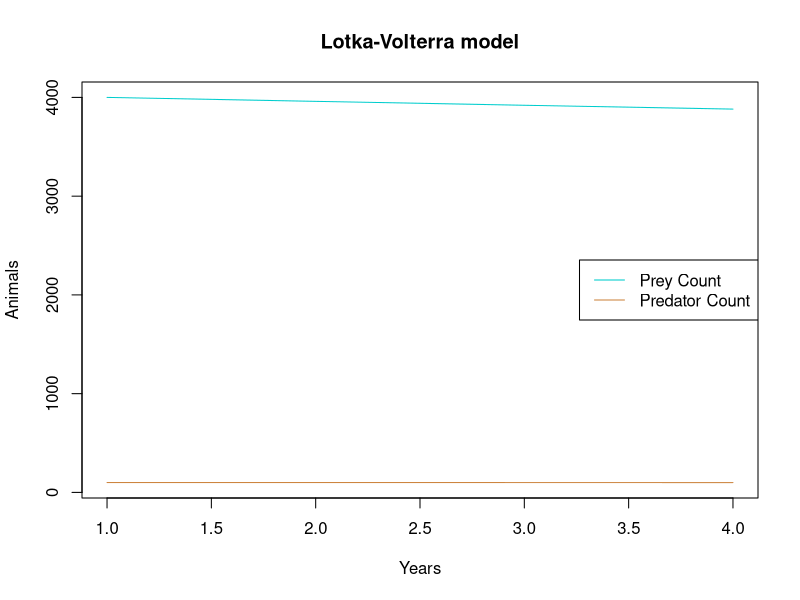

R code for this plot: (Note: this script raises an error after producing the figure.)
## ---- chunk 1
incomes <- state.x77[,2] 
incomesf <- factor(state.region)

tapplyMean <- tapply(X = incomes,
                      INDEX = incomesf, 
                      FUN = mean)
tapplyMean

aggCount <- aggregate(x = incomes, 
          by = list(incomesf), 
          FUN = mean)

aggCount
## ---- chunk 2
illit <- state.x77[,3] 
illitf <- factor(state.division)

tapplyMax <- tapply(X = illit,
                      INDEX = illitf, 
                      FUN = max)
tapplyMax
aggCount <- aggregate(x = illit, 
          by = list(illitf), 
          FUN = max)

aggCount
## ---- chunk 3
states <- state.x77[,0]
statesf <- factor(state.region)

tapplyCount <- tapply(X = statesf,
                      INDEX = state.region, 
                      FUN = length)
tapplyCount

aggCount <- aggregate(x = state.region, 
          by = list(statesf), 
          FUN = length)

aggCount
## ---- chunk 4
# states <- state.x77[,0]
statesf <- factor(state.division)

tapplyNames <- tapply(X = state.name,
                      INDEX = state.division, 
                      FUN = function(x) {x})
tapplyNames

aggCount <- aggregate(x = state.name, 
          by = list(statesf), 
          FUN = function(x) {paste(x, collapse = ", ")})

aggCount
## ---- chunk 5
state.size <- cut(x = state.x77[, "Population"], 
                  breaks = c(0, 2000, 10000, Inf), 
                  labels = c("Small", "Medium", "Large")
                  )
## ---- chunk 6
hsRates <- state.x77[,6]
df <- cbind.data.frame(hsRates, state.region, state.size)

tapplyMed <- tapply(X = hsRates, 
                    INDEX = list(state.region, state.size), 
                    FUN = median)
  
tapplyMed 

aggMed <- aggregate(x = hsRates ~ state.region + state.size, 
                    data = df, 
                    FUN = median, 
                    na.rm = T)
aggMed
## ---- chunk 7
data(mtcars)

mad <- function(x) {
  median <- median(x, na.rm = TRUE)
  mad <- median(abs(x - median), na.rm = TRUE)  
  1.4826 * mad
}

madDf <- apply(X = mtcars,
                     MARGIN = 2,
                     FUN = mad)

madDf
## ---- chunk 8
madDirect <- function(x) {
  median <- median(x, na.rm = TRUE)  
  deviations <- abs(sweep(x = as.matrix(x),
                          MARGIN = 2,
                          STATS = median)
                    )  
  mad <- median(deviations, na.rm = TRUE)  
  1.4826 * mad
}

madDdf <- apply(X = mtcars,
              MARGIN = 2,
              FUN = madDirect)

madDdf
## ---- chunk 9
forfunc <- function(x, n) {
  result <- 0
  for (i in 0:n) {  
    result <- result + x^i 
  }
  result
}
## ---- chunk 10
whilefunc <- function(x, n) {
  result <- 0  
  i <- 0  
  while (i <= n) { 
    result <- result + x^i  
    i <- i + 1  
  }
  result  
}
## ---- chunk 11
# because life
set.seed(42)
## ---- chunk 12
xVal <- 0.3
nVal <- 500

system.time(expr = 
"result <- 0
  for (i in 0:nVal) {  
    result <- result + xVal^i 
  }
result"
)

system.time(expr = 
"result <- 0  
  i <- 0  
  while (i <= nVal) { 
    result <- result + xVal^i  
    i <- i + 1  
  }
result" 
)
## ---- chunk 13
xVal <- 0.3
nVal <- 500

system.time(expr = 
"forRes <- forfunc(xVal, nVal)
forRes"
)

system.time(
"whielRes <- whilefunc(xVal, xVal)
whielRes"
)

xVal <- 0.3
nVal <- 5000

system.time(expr = 
"forRes <- forfunc(xVal, nVal)
forRes"
)

system.time(
"whielRes <- whilefunc(xVal, xVal)
whielRes"
)

xVal <- 1.01
nVal <- 500

system.time(expr = 
"forRes <- forfunc(xVal, nVal)
forRes"
)

system.time(
"whielRes <- whilefunc(xVal, xVal)
whielRes"
)

xVal <- 1.01
nVal <- 5000

system.time(expr = 
"forRes <- forfunc(xVal, nVal)
forRes"
)

system.time(
"whielRes <- whilefunc(xVal, xVal)
whielRes"
)
## ---- chunk 14
xVal <- 0.3
nVal <- 500

t1 <- Sys.time()
forRes <- forfunc(xVal, nVal)
forRes
t2 <- Sys.time()
t2 - t1

t1 <- Sys.time()
whileRes <- whilefunc(xVal, xVal)
whileRes
t2 <- Sys.time()
t2 - t1
## ---- chunk 15
xVal <- 0.3
nVal <- 5000

t1 <- Sys.time()
forRes <- forfunc(xVal, nVal)
forRes
t2 <- Sys.time()
t2 - t1

t1 <- Sys.time()
whileRes <- whilefunc(xVal, xVal)
whileRes
t2 <- Sys.time()
t2 - t1
## ---- chunk 16
xVal <- 1.01
nVal <- 500

t1 <- Sys.time()
forRes <- forfunc(xVal, nVal)
forRes
t2 <- Sys.time()
t2 - t1

t1 <- Sys.time()
whileRes <- whilefunc(xVal, xVal)
whileRes
t2 <- Sys.time()
t2 - t1
## ---- chunk 17
xVal <- 1.01
nVal <- 5000

t1 <- Sys.time()
forRes <- forfunc(xVal, nVal)
forRes
t2 <- Sys.time()
t2 - t1

t1 <- Sys.time()
whileRes <- whilefunc(xVal, xVal)
whileRes
t2 <- Sys.time()
t2 - t1
## ---- chunk 18
xVal <- 1.01
nVal <- 5000

t1 <- Sys.time()
result <- 0
  for (i in 0:nVal) {  
    result <- result + xVal^i 
  }
result
t2 <- Sys.time()
t2 - t1

t1 <- Sys.time()
result <- 0  
  i <- 0  
  while (i <= nVal) { 
    result <- result + xVal^i  
    i <- i + 1  
  }
result
t2 <- Sys.time()
t2 - t1
## ---- chunk 19
bx <- 0.04  
dx <- 0.0005  
by <- 0.1  
dy <- 0.2  

prey <- 4000  
predator <- 100 

preyList <- c(prey)
predatorList <- c(predator)

while (prey > 3900) {
  newPrey <- prey + bx * prey - dx * prey * predator
  newPredator <- predator + by * dx * prey * predator - dy * predator
  # this is a lot like recursion, which
  # is a lot like recursion, which
  # is a lot like...
  preyList <- c(preyList, newPrey)
  predatorList <- c(predatorList, newPredator)
  
  prey <- newPrey
  predator <- newPredator
}
## ---- chunk 20
plot(preyList, 
     type="l", 
     col="cyan3", 
     ylim=c(min(c(preyList, predatorList)), max(c(preyList, predatorList))),
     xlab="Years", 
     ylab="Animals",
     main="Lotka-Volterra model")
lines(predatorList, 
      col="tan3")
legend("right", 
       inset=0,
       legend=c("Prey Count", "Predator Count"), 
       col=c("cyan3", "tan3"), 
       lty=1)
## ---- chunk 21
knitr::include_graphics("sawIt.jpg")
## ---- chunk 22
ohCrap <- function() {
  roll1 <- sum(sample(1:6, 2, replace = TRUE))
  if (roll1 == 7 || roll1 == 11) {
    return("Winner Winner, Chicken Dinner. And on the first roll! Lucky duck!")
  } else {
    point <- roll1
    repeat {
      rollN <- sum(sample(1:6, 2, replace = TRUE))
      if (rollN == point) {
        return("Fortune smiles upon you. We have a winner!")
      }
      if (rollN == 7 || rollN == 11) {
        return("You lost! Better luck next time. Remember, the house wins in the long run, and this time, the house most certainly won.")
      }
    }
  }
}

print("Let's play a game!")
ohCrap()
## ---- chunk 23
t <- seq(from = 0, to = 1, by = 0.001)

# xt <- sqrt(t)
# yt <- 2 * pi * t

xt <- sqrt(t) * cos(2 * pi * t)
yt <- sqrt(t) * sin(2 * pi * t)

plot(x = xt, 
     y = yt, 
     type = "l",
     main = "Look, A Spiral!")
## ---- chunk 24
t <- seq(from = 0, to = 1, by = 0.001)

xt <- numeric(length(t))
yt <- numeric(length(t))

for (i in 1:length(t)) {
  xt[i] <- sqrt(t[i]) * cos(2 * pi * t[i])
  yt[i] <- sqrt(t[i]) * sin(2 * pi * t[i])
}

plot(x = xt, 
     y = yt, 
     type = "l",
     main = "Look, A Spiral, Again!")
## ---- chunk 25
x <- matrix(rnorm(n = 500), ncol = 5)
varx <- var(x)
## ---- chunk 26
# start
x <- matrix(rnorm(n = 500), ncol = 5)
varx <- var(x)

# the problem
std_devs <- sqrt(diag(varx))

rowSweep <- sweep(x = varx,
                  MARGIN = 1,
                  STATS = std_devs, 
                  FUN = "/")

# 5x5 matrix 
corR <- sweep(x = rowSweep, 
              MARGIN = 2, 
              STATS = std_devs, 
              FUN = "/")
corR
